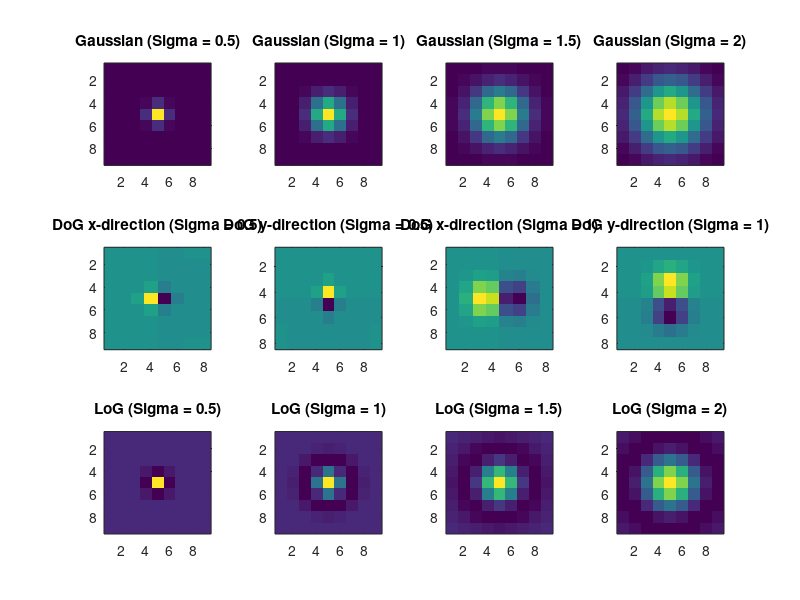

Recreate this plot in MATLAB.
function [filterBank]=createFilterBank()
filterBank=cell(12,1);
for i=1:4
    filterBank{i}=fspecial('gaussian',[9 9],0.5*i);
    subplot(3,4,i)
    imagesc(filterBank{i});
    title(['Gaussian (Sigma = ',num2str(0.5*i),')']);
end

str=['y' 'x'];

for i=5:8
    if mod(i,2) ==0
    filterBank{i}=diff(fspecial('gaussian',[9 9],0.25*(i-6)+0.5));
    else
     filterBank{i}=diff(fspecial('gaussian',[9 9],0.25*(i-5)+0.5))';   
    end
    subplot(3,4,i)
    imagesc(filterBank{i});
    title(['DoG ',str(mod(i,2)+1),'-direction (Sigma = ',num2str(0.25*(i-6)+0.5+0.25*mod(i,2)),')']);  
end

for i=9:12
    filterBank{i}=-fspecial('log',[9 9],0.5*(i-8));
    subplot(3,4,i)
    imagesc(filterBank{i});
    title(['LoG (Sigma = ',num2str(0.5*(i-8)),')']);
end
end

